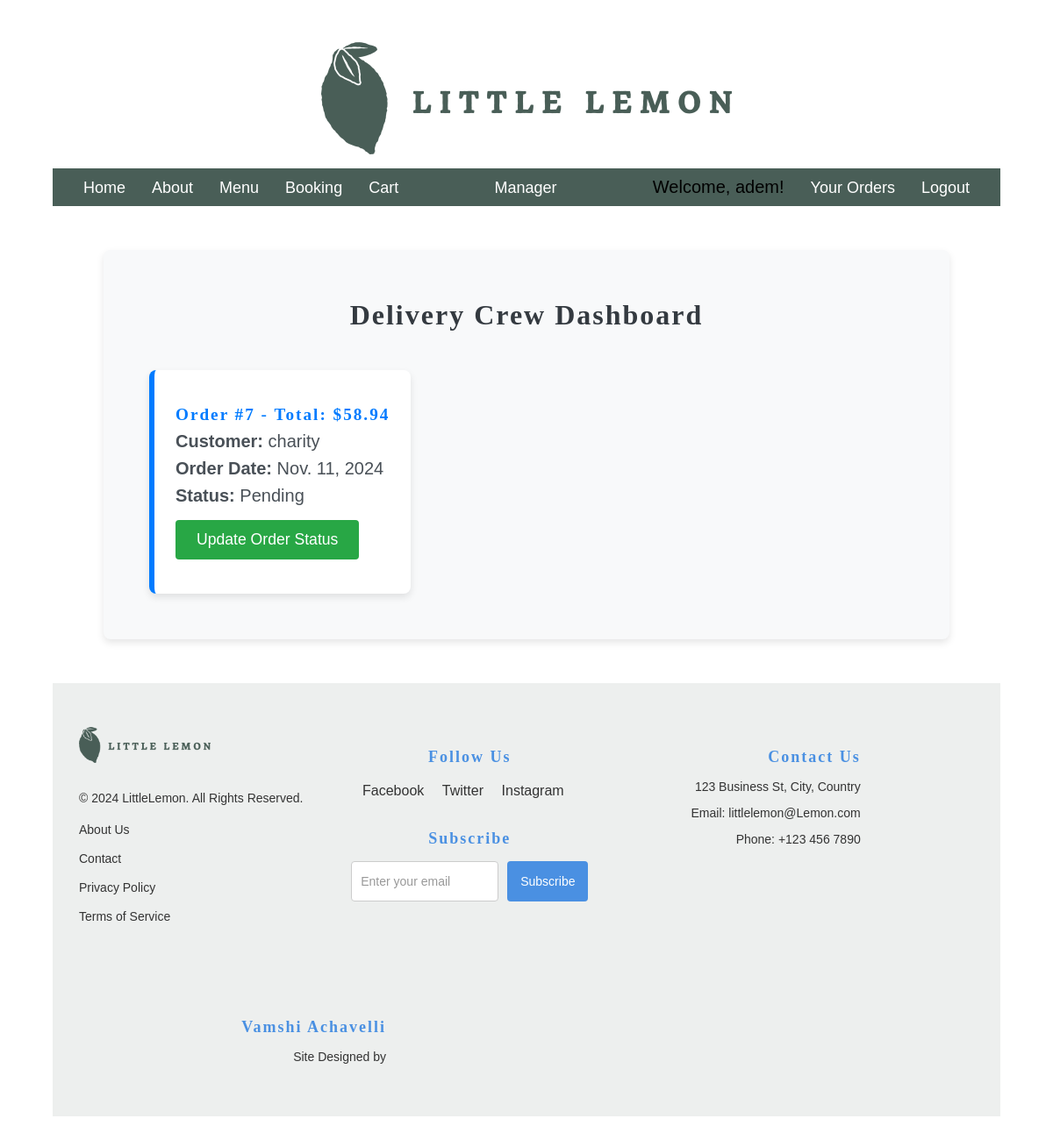
The page /delivery-dashboard/ (signed in) on the database as committed earlier.
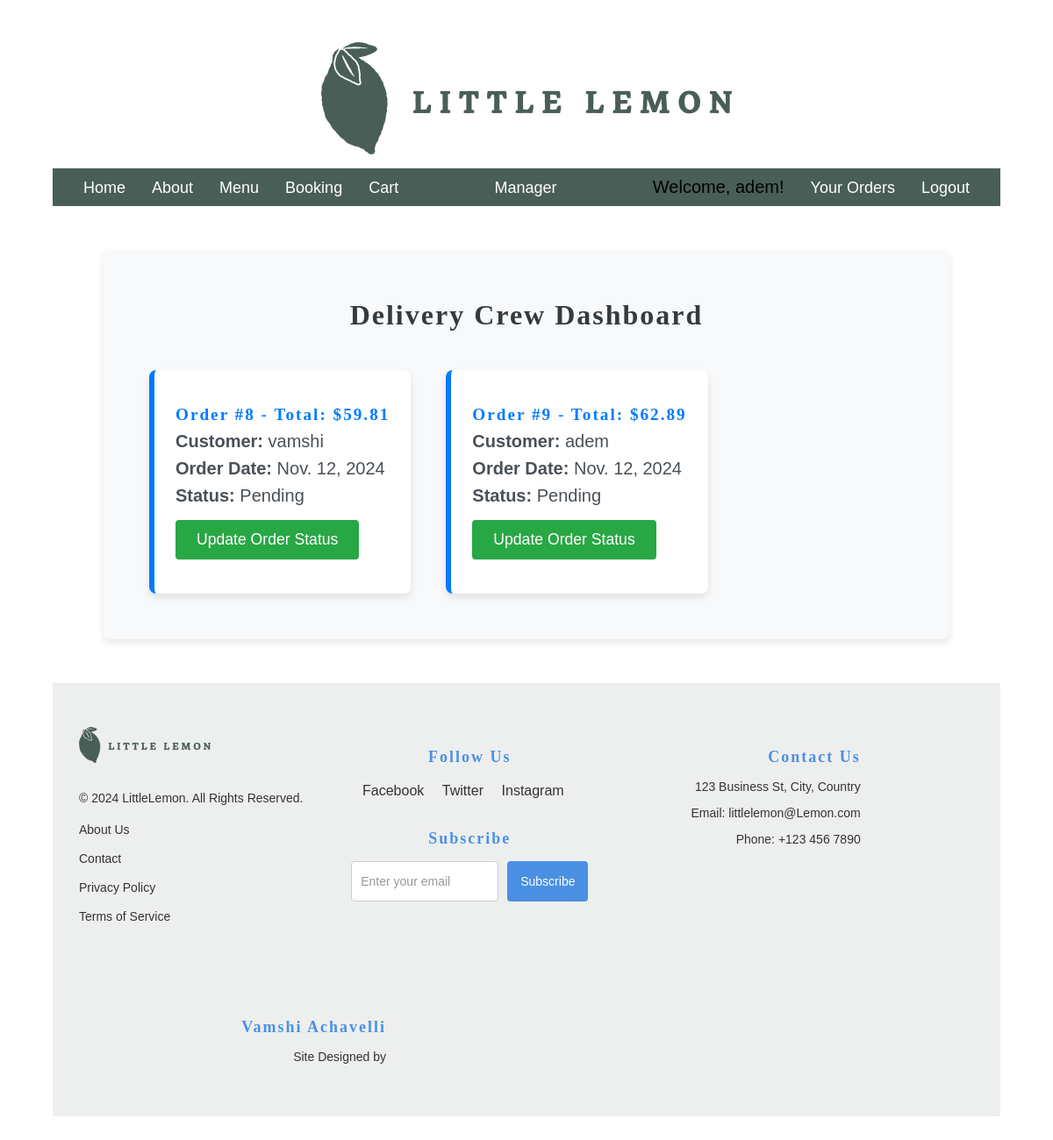
The same page on the database as committed later.
### restaurant/models.py (models this page shows, shortened)
class Order(models.Model):
    user = models.ForeignKey(User, on_delete=models.CASCADE, related_name="orders")
    delivery_crew = models.ForeignKey(
        User, on_delete=models.SET_NULL, related_name="delivery_orders", null=True, blank=True
    )
    status = models.BooleanField(default=False, db_index=True)  # Consider using choices for more clarity
    total = models.DecimalField(max_digits=6, decimal_places=2, default=Decimal('0.00'))
    date = models.DateField(auto_now_add=True, db_index=True)  # Set date automatically on creation

### restaurant/views.py (the view)
# urls.py: path('delivery-dashboard/', views.delivery_crew_dashboard, name='delivery_crew_dashboard'),
@login_required
@superuser_or_multiple_groups_required(['manager', 'Admin', 'Delivery Crew'])
def delivery_crew_dashboard(request):
    if request.user.groups.filter(name="manager").exists():  # If user is a manager
        orders = Order.objects.filter(delivery_crew__isnull=True, status=False)
    else:  # If the user is delivery crew
        orders = Order.objects.filter(delivery_crew=request.user, status=False)
    return render(request, 'delivery_dashboard.html', {'orders': orders})

### restaurant/templatetags/custom_filters.py (called while the page is built)
@register.filter
def is_in_group(user, group_name):
    return user.groups.filter(name=group_name).exists()

### restaurant/views.py (called while the page is built)
def is_superuser_or_groups(user, group_names):
    return user.is_superuser or user.groups.filter(name__in=group_names).exists()

def superuser_or_multiple_groups_required(group_names):
    def decorator(view_func):
        return user_passes_test(lambda u: is_superuser_or_groups(u, group_names))(view_func)
    return decorator

### templates/delivery_dashboard.html
{% extends 'base.html' %} {% block title %}Delivery Crew Dashboard{% endblock %}
{% load static %} {% block content %}
<div class="dashboard-container">
  <h1 class="dashboard-title">Delivery Crew Dashboard</h1>
  {% if orders %}
  <div class="order-list">
    {% for order in orders %}
    <div class="order-card">
      <h2 class="order-id">
        Order #{{ order.id }} - Total: ${{ order.total }}
      </h2>
      <p><strong>Customer:</strong> {{ order.user.username }}</p>
      <p><strong>Order Date:</strong> {{ order.date }}</p>
      <p>
        <strong>Status:</strong> {% if order.status %} Delivered {% else %}
        Pending {% endif %}
      </p>
      {% if not order.status %}
      <div class="order-actions">
        <a
          href="{% url 'update_order_status' order.id %}"
          class="update-status-button"
          >Update Order Status</a
        >
      </div>
      {% endif %}
    </div>
    {% endfor %}
  </div>
  {% else %}
  <p class="no-orders">No orders assigned.</p>
  {% endif %}
</div>
{% endblock %}

### templates/base.html (shortened to what this page needs)
{% load static %}
{% load custom_filters %}
<!DOCTYPE html>
<html lang="en">
  <head>
    <link rel="stylesheet" href="{% static 'css/style.css' %}" />
  </head>
  <body>
    <header>
      <img src="{% static 'img/logo.png' %}" alt="Little Lemon Logo" />
      <nav>
        <div class="nav-container">
          <ul class="nav-left">
            {% if not request.session.manager_view %}
              <li><a href="{% url 'home' %}">Home</a></li>
              <li><a href="{% url 'about' %}">About</a></li>
              <li><a href="{% url 'menu' %}">Menu</a></li>
              <li><a href="{% url 'book_table' %}">Booking</a></li>
              <li><a href="{% url 'cart_detail' %}">Cart</a></li>
            {% endif %}
          </ul>
          <ul class="nav-center">
            {% if user.is_authenticated %}
              {% if user.is_superuser or user|is_in_group:"manager" %}
                {% if not request.session.manager_view %}
                  <li>
                    <a href="{% url 'manager_dashboard' %}" class="manager-link">Manager</a>
                  </li>
                {% endif %}
              {% endif %}
            {% endif %}
          </ul>
          <ul class="nav-right">
            {% if user.is_authenticated %}
              <li>Welcome, {{ user.username }}!</li>
              <li><a href="{% url 'order_history' %}">Your Orders</a></li>
              <li><a href="{% url 'Logout' %}">Logout</a></li>
            {% else %}
              <li><a href="{% url 'Login' %}">Login</a></li>
              <li><a href="{% url 'register' %}">Register</a></li>
            {% endif %}
          </ul>
        </div>
      </nav>
    </header>
    <main>
      {% block content %}{% endblock %}
    </main>
    <footer>
      <div class="footer-container">
        <div class="footer-left">
          <img src="{% static 'img/logo.png' %}" alt="Company Logo">
          <p>&copy; 2024 LittleLemon. All Rights Reserved.</p>
          <ul>
            <li><a href="/about">About Us</a></li>
            <li><a href="/">Contact</a></li>
            <li><a href="/menu/">Privacy Policy</a></li>
            <li><a href="/register">Terms of Service</a></li>
          </ul>
        </div>
        <div class="footer-center">
          <h4>Follow Us</h4>
          <ul class="social-media">
            <li><a href="https://facebook.com" target="_blank">Facebook</a></li>
            <li><a href="https://twitter.com" target="_blank">Twitter</a></li>
            <li><a href="https://instagram.com" target="_blank">Instagram</a></li>
          </ul>
          <h4>Subscribe</h4>
          <form>
            <input type="email" placeholder="Enter your email" />
            <button type="submit">Subscribe</button>
          </form>
        </div>
        <div class="footer-right">
          <h4>Contact Us</h4>
          <p>123 Business St, City, Country</p>
          <p>Email: littlelemon@Lemon.com</p>
          <p>Phone: +123 456 7890</p>
        </div>
      </div>
      <div class="footer-right">
        <h4><a href="https://designagency.com" target="_blank">Vamshi Achavelli</a></h4>
        <p>Site Designed by </p>
      </div>
    </footer>
  </body>
</html>

Rows that differ between the two databases and show on the page:
no longer on this page (row edited): Order: id "7", total "58.94", user.username "charity", date "Nov. 11, 2024", status "Pending"
added Order: id "8", total "59.81", user.username "vamshi", date "Nov. 12, 2024", status "Pending"
added Order: id "9", total "62.89", user.username "adem", date "Nov. 12, 2024", status "Pending"
